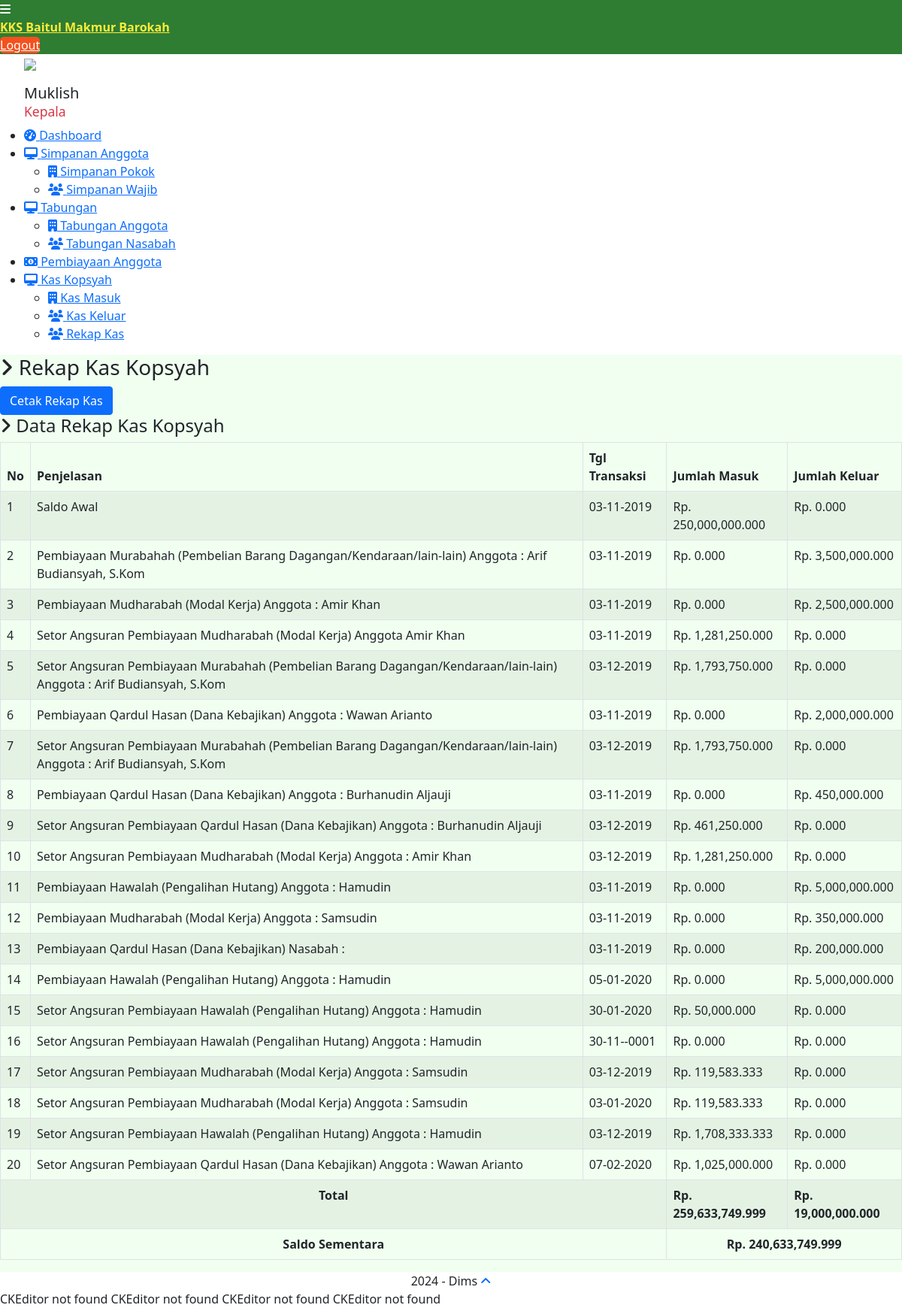
The app's page /admin/dashboard/index.php?page=rekap_kas (signed in) with its own data.
### tables this page shows
CREATE TABLE `kas_bmt` (
  `id_kas_bmt` int(11) NOT NULL,
  `jenis_kas` enum('Masuk','Keluar') NOT NULL,
  `jumlah_masuk` decimal(20,3) NOT NULL,
  `jumlah_keluar` decimal(20,3) NOT NULL,
  `keterangan` text NOT NULL,
  `tgl_transaksi` date NOT NULL
);

### admin/dashboard/rekap_kas/list.php (the view, shortened to what this page needs)
<?php
$sql1=mysqli_query($con,"select SUM(jumlah_masuk) AS jumlah_masuk from kas_bmt") or die (mysqli_error($con));
$data1=mysqli_fetch_array($sql1);
$jumlah_masuk = $data1['jumlah_masuk'];
$sql2=mysqli_query($con,"select SUM(jumlah_keluar) AS jumlah_keluar from kas_bmt") or die (mysqli_error($con));
$data2=mysqli_fetch_array($sql2);
$jumlah_keluar = $data2['jumlah_keluar'];
$saldo_akhir = $jumlah_masuk - $jumlah_keluar;
?>
<h3><i class="fa fa-angle-right"></i> Rekap Kas Kopsyah</h3>
<div class="row mt">
	<div class="col-lg-12">
		<div class="content-panel">
      <?php if ($_SESSION['level_admin']=="Kepala"){ ?>
          <div class="pull-right" style="margin-right: 5px">
              <a href="javascript:void(0)" onclick="$('#ubah_alamat').modal()" class="btn btn-primary btn-xs" title="Laporan Keuangan">Cetak Rekap Kas</a><br>
          </div>
          <?php } ?>
          <h4><i class="fa fa-angle-right"></i> Data Rekap Kas Kopsyah</h4>
              <section id="unseen">
                <table class="table table-bordered table-striped" id="Datatables">
                  <thead>
                  <tr>
  	                  <th>No</th>
                      <th>Penjelasan</th>
                      <th>Tgl Transaksi</th>
                      <th class="text-right">Jumlah Masuk</th>
                      <th class="text-right">Jumlah Keluar</th>
                  </tr>
                  </thead>
                  <tbody>
                  <?php
                  $no = 1;
                  $sql_kas = mysqli_query($con,"SELECT * FROM kas_bmt ") or die (mysqli_error($con));
					while($data = mysqli_fetch_array($sql_kas)){
                  ?>
                  <tr>
                      <td><?php echo $no++ ?></td>
                      <td><?php echo $data['keterangan'] ?></td>
                      <td><?php echo date('d-m-Y',strtotime($data['tgl_transaksi'])) ?></td>
                      <td class="text-right"><?php echo 'Rp. '.number_format($data['jumlah_masuk'],3) ?></td>
                      <td class="text-right"><?php echo 'Rp. '.number_format($data['jumlah_keluar'],3) ?></td>
                  </tr>
                  <?php
                  }
                  ?>
                  <tr>
                    <td colspan="3" class="text-center"><strong>Total</strong></td>
                    <td class="text-right"><strong><?php echo 'Rp. '.number_format($jumlah_masuk,3) ?></strong></td>
                    <td class="text-right"><strong><?php echo 'Rp. '.number_format($jumlah_keluar,3) ?></strong></td>
                  </tr>
                  <tr>
                          <td class="text-center" colspan="3"><strong>Saldo Sementara</strong></td>
                          <td class="text-center" colspan="2"><strong><?php echo 'Rp. '.number_format($saldo_akhir,3)  ?></strong></td>
                      </tr>
                  </tbody>
              </table>
              </section>
      </div>
	</div>
</div>

### records on screen
kas_bmt: keterangan "Saldo Awal", tgl_transaksi "03-11-2019", jumlah_masuk "250,000,000.000", jumlah_keluar "0.000"
kas_bmt: keterangan "Pembiayaan Murabahah (Pembelian Barang Dagangan/Kendaraan/lain-lain) Anggota : Arif Budiansyah, S.Kom", tgl_transaksi "03-11-2019", jumlah_masuk "0.000", jumlah_keluar "3,500,000.000"
kas_bmt: keterangan "Pembiayaan Mudharabah (Modal Kerja) Anggota : Amir Khan", tgl_transaksi "03-11-2019", jumlah_masuk "0.000", jumlah_keluar "2,500,000.000"
kas_bmt: keterangan "Setor Angsuran Pembiayaan Mudharabah (Modal Kerja) Anggota Amir Khan", tgl_transaksi "03-11-2019", jumlah_masuk "1,281,250.000", jumlah_keluar "0.000"
kas_bmt: keterangan "Setor Angsuran Pembiayaan Murabahah (Pembelian Barang Dagangan/Kendaraan/lain-lain) Anggota : Arif Budiansyah, S.Kom", tgl_transaksi "03-12-2019", jumlah_masuk "1,793,750.000", jumlah_keluar "0.000"
kas_bmt: keterangan "Pembiayaan Qardul Hasan (Dana Kebajikan) Anggota : Wawan Arianto", tgl_transaksi "03-11-2019", jumlah_masuk "0.000", jumlah_keluar "2,000,000.000"
kas_bmt: keterangan "Setor Angsuran Pembiayaan Murabahah (Pembelian Barang Dagangan/Kendaraan/lain-lain) Anggota : Arif Budiansyah, S.Kom", tgl_transaksi "03-12-2019", jumlah_masuk "1,793,750.000", jumlah_keluar "0.000"
kas_bmt: keterangan "Pembiayaan Qardul Hasan (Dana Kebajikan) Anggota : Burhanudin Aljauji", tgl_transaksi "03-11-2019", jumlah_masuk "0.000", jumlah_keluar "450,000.000"
kas_bmt: keterangan "Setor Angsuran Pembiayaan Qardul Hasan (Dana Kebajikan) Anggota : Burhanudin Aljauji", tgl_transaksi "03-12-2019", jumlah_masuk "461,250.000", jumlah_keluar "0.000"
kas_bmt: keterangan "Setor Angsuran Pembiayaan Mudharabah (Modal Kerja) Anggota : Amir Khan", tgl_transaksi "03-12-2019", jumlah_masuk "1,281,250.000", jumlah_keluar "0.000"
kas_bmt: keterangan "Pembiayaan Hawalah (Pengalihan Hutang) Anggota : Hamudin", tgl_transaksi "03-11-2019", jumlah_masuk "0.000", jumlah_keluar "5,000,000.000"
kas_bmt: keterangan "Pembiayaan Mudharabah (Modal Kerja) Anggota : Samsudin", tgl_transaksi "03-11-2019", jumlah_masuk "0.000", jumlah_keluar "350,000.000"
kas_bmt: keterangan "Pembiayaan Qardul Hasan (Dana Kebajikan) Nasabah :", tgl_transaksi "03-11-2019", jumlah_masuk "0.000", jumlah_keluar "200,000.000"
kas_bmt: keterangan "Pembiayaan Hawalah (Pengalihan Hutang) Anggota : Hamudin", tgl_transaksi "05-01-2020", jumlah_masuk "0.000", jumlah_keluar "5,000,000.000"
kas_bmt: keterangan "Setor Angsuran Pembiayaan Hawalah (Pengalihan Hutang) Anggota : Hamudin", tgl_transaksi "30-01-2020", jumlah_masuk "50,000.000", jumlah_keluar "0.000"
kas_bmt: keterangan "Setor Angsuran Pembiayaan Hawalah (Pengalihan Hutang) Anggota : Hamudin", tgl_transaksi "30-11--0001", jumlah_masuk "0.000", jumlah_keluar "0.000"
kas_bmt: keterangan "Setor Angsuran Pembiayaan Mudharabah (Modal Kerja) Anggota : Samsudin", tgl_transaksi "03-12-2019", jumlah_masuk "119,583.333", jumlah_keluar "0.000"
kas_bmt: keterangan "Setor Angsuran Pembiayaan Mudharabah (Modal Kerja) Anggota : Samsudin", tgl_transaksi "03-01-2020", jumlah_masuk "119,583.333", jumlah_keluar "0.000"
kas_bmt: keterangan "Setor Angsuran Pembiayaan Hawalah (Pengalihan Hutang) Anggota : Hamudin", tgl_transaksi "03-12-2019", jumlah_masuk "1,708,333.333", jumlah_keluar "0.000"
kas_bmt: keterangan "Setor Angsuran Pembiayaan Qardul Hasan (Dana Kebajikan) Anggota : Wawan Arianto", tgl_transaksi "07-02-2020", jumlah_masuk "1,025,000.000", jumlah_keluar "0.000"

### other values on screen
$_SESSION['nama_admin'] "Muklish"
$_SESSION['level_admin'] "Kepala"
$jumlah_masuk "259,633,749.999"
$jumlah_keluar "19,000,000.000"
$saldo_akhir "240,633,749.999"
